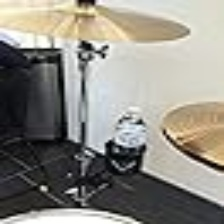
#> input picture Q1/preprocessed_images/1020_0_preprocessed.jpg, 224 x 224 px, found by its file name; its folder holds 4 pictures in this run
$ python test.py
#> lines starting #> are read from the running program, lines starting #| are printed output that depends on the picture; pictures that were not available may be replaced by others from this repository, and a replacement may not be noted
import os
import cv2
import numpy as np
import matplotlib.pyplot as plt

# Set the input folder for preprocessed images
input_folder_images = 'preprocessed_images'

# Set the input folder for extracted features
input_folder_features = 'normalized_features'

# List all files in the input folder for images
files_images = os.listdir(input_folder_images)

# List all files in the input folder for features
files_features = os.listdir(input_folder_features)

# Calculate statistics for image sizes
image_sizes = []
for file in files_images:
    if file.endswith('.jpg'):  # Consider only JPG files, modify if needed
        image_path = os.path.join(input_folder_images, file)
        image = cv2.imread(image_path)
#> image is the input picture: shape (224, 224, 3); mean B, G, R 131.6, 139.6, 142.6
        image_sizes.append(image.shape[:2])  # Store image dimensions (height, width)

image_sizes = np.array(image_sizes)

# Plot histogram of image widths
plt.hist(image_sizes[:, 1], bins=20, color='blue', alpha=0.7)
plt.title('Histogram of Image Widths')
plt.xlabel('Width')
plt.ylabel('Frequency')
plt.show()
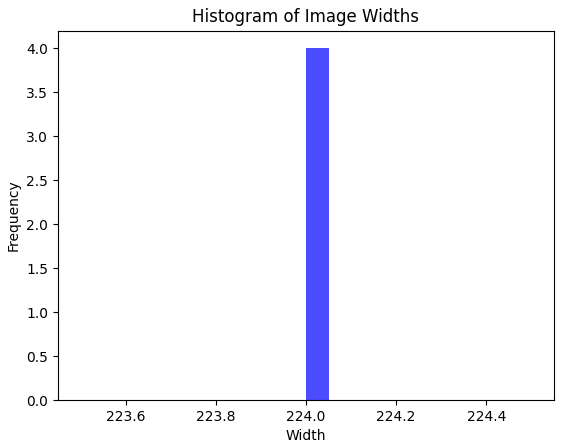
#> figure drawn by matplotlib, 1 panel; tallest bar 4 high, from x = 224 to 224.1

# Plot histogram of image heights
plt.hist(image_sizes[:, 0], bins=20, color='green', alpha=0.7)
plt.title('Histogram of Image Heights')
plt.xlabel('Height')
plt.ylabel('Frequency')
plt.show()
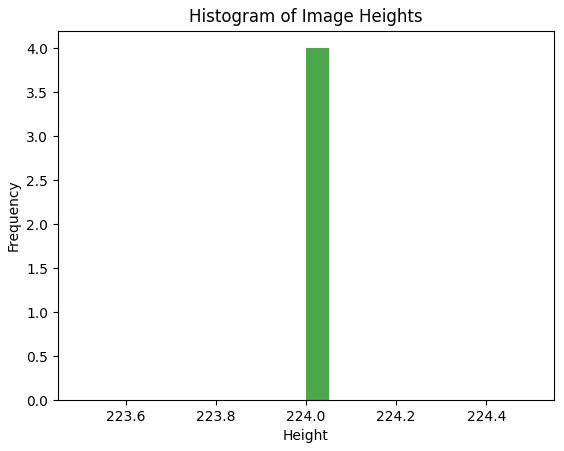
#> figure drawn by matplotlib, 1 panel; tallest bar 4 high, from x = 224 to 224.1

# Calculate statistics for extracted features
feature_lengths = []
for file in files_features:
    if file.endswith('.npy'):  # Consider only numpy files, modify if needed
        features_path = os.path.join(input_folder_features, file)
        features = np.load(features_path)
        feature_lengths.append(len(features))

# Plot histogram of feature lengths
plt.hist(feature_lengths, bins=20, color='orange', alpha=0.7)
plt.title('Histogram of Feature Lengths')
plt.xlabel('Feature Length')
plt.ylabel('Frequency')
plt.show()
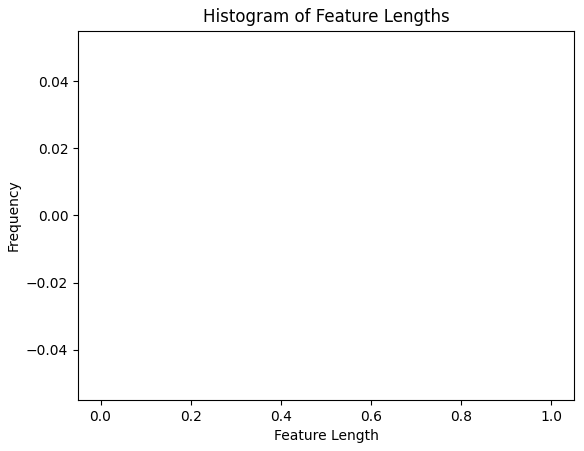
#> figure drawn by matplotlib, 1 panel

# Calculate summary statistics for feature lengths
mean_feature_length = np.mean(feature_lengths)
median_feature_length = np.median(feature_lengths)
std_feature_length = np.std(feature_lengths)

print(f"Mean Feature Length: {mean_feature_length}")
print(f"Median Feature Length: {median_feature_length}")
print(f"Standard Deviation of Feature Length: {std_feature_length}")
